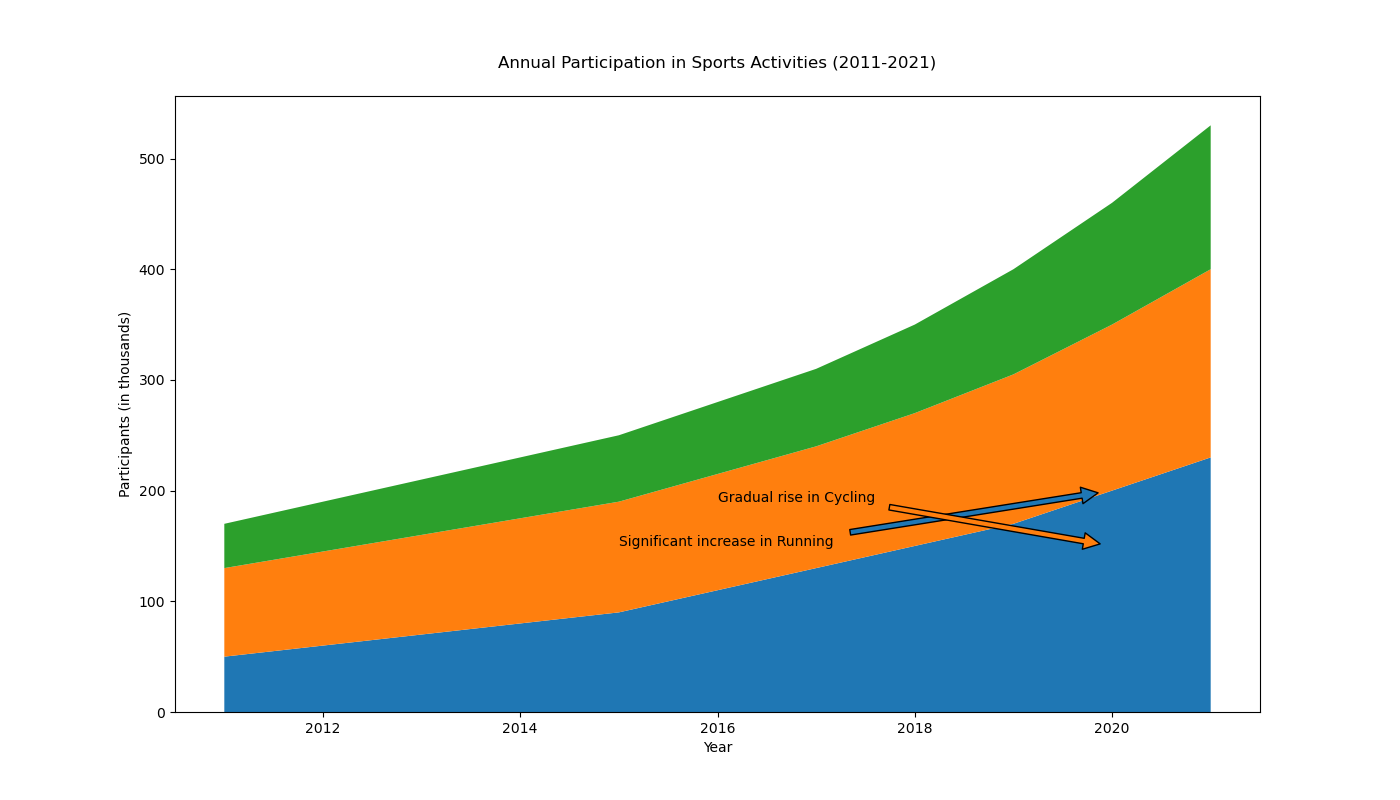

Write Python code to recreate this figure.

import matplotlib.pyplot as plt

# Define the data
years = list(range(2011, 2022))
running = [50, 60, 70, 80, 90, 110, 130, 150, 170, 200, 230]
cycling = [80, 85, 90, 95, 100, 105, 110, 120, 135, 150, 170]
swimming = [40, 45, 50, 55, 60, 65, 70, 80, 95, 110, 130]

# Start plotting
fig, ax = plt.subplots(figsize=(14, 8))

# Plot stacked area chart
ax.stackplot(years, running, cycling, swimming, colors=['#1f77b4', '#ff7f0e', '#2ca02c'])

# Annotate specific points
ax.annotate('Significant increase in Running', xy=(2020, 200), xytext=(2015, 150),
            arrowprops=dict(facecolor='#1f77b4', shrink=0.05))
ax.annotate('Gradual rise in Cycling', xy=(2020, 150), xytext=(2016, 190),
            arrowprops=dict(facecolor='#ff7f0e', shrink=0.05))

# Add labels and title
plt.xlabel('Year')
plt.ylabel('Participants (in thousands)')
plt.title('Annual Participation in Sports Activities (2011-2021)', pad=20)

# Show the plot
plt.show()
